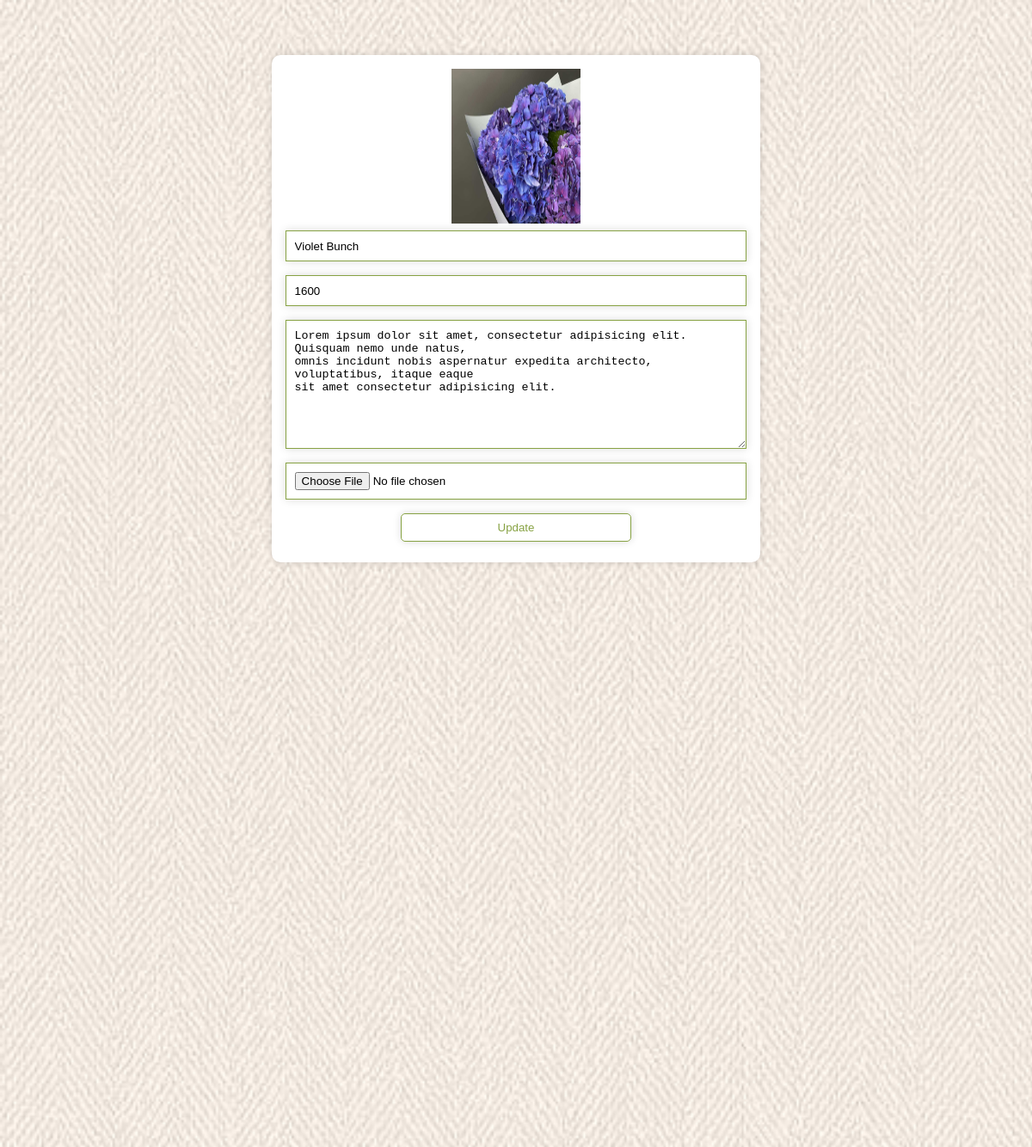
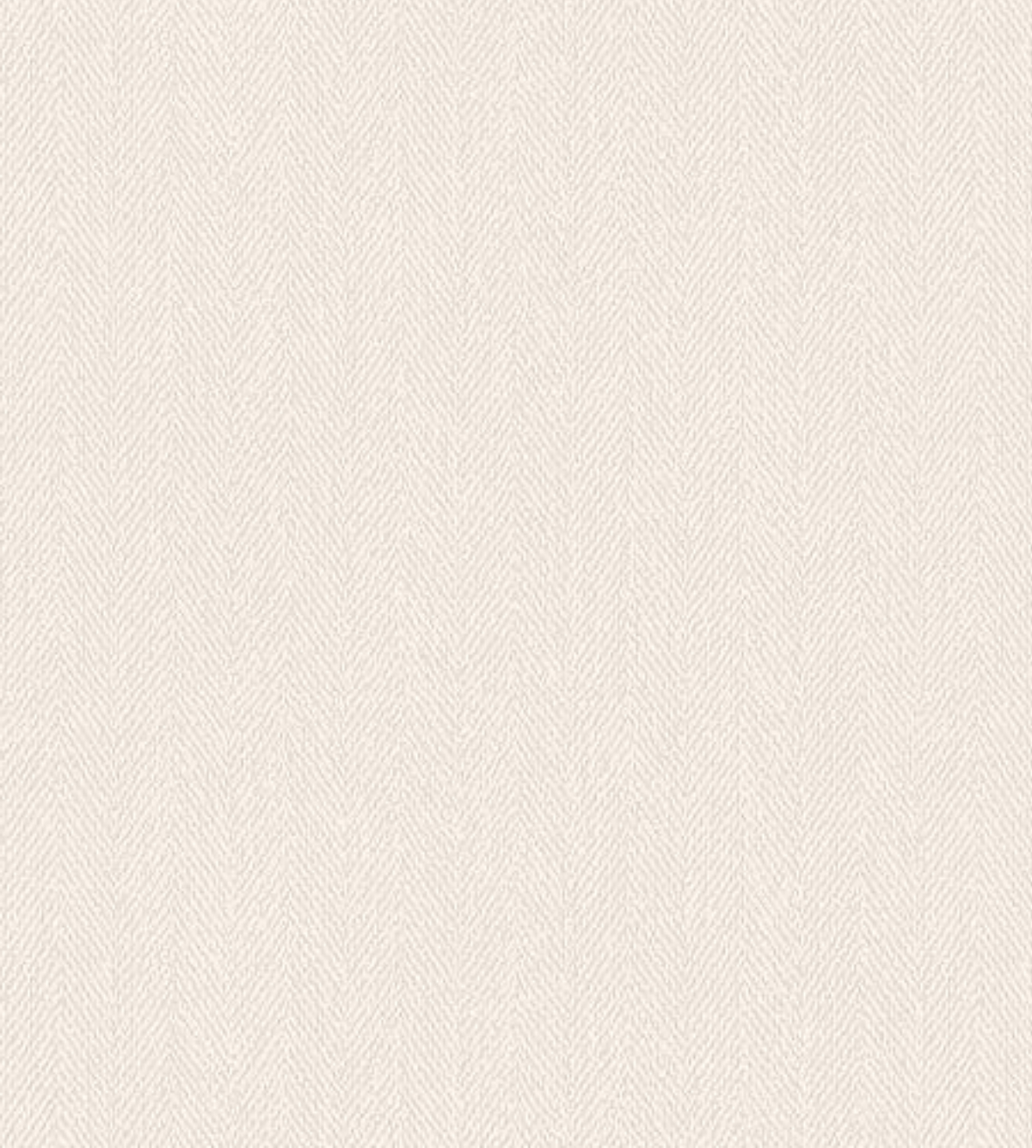
The page /admin_products.php?edit=4 (signed in) on the database its author committed (2 pictures, top to bottom).
### tables this page shows
CREATE TABLE `products` (
  `id` int(100) NOT NULL,
  `name` varchar(255) NOT NULL,
  `price` int(100) NOT NULL,
  `product_detail` varchar(255) NOT NULL,
  `image` varchar(255) NOT NULL
);

### admin_products.php (the view, shortened to what this page needs)
<?php
    include 'connection.php';
?>
<!DOCTYPE html>
    <html lang="en">
    <head>
    </head>
<body>
<?php include 'admin_header.php';?>
    <div class="main">
            <div class="banner">
                <h1>products</h1>
            </div>
            <div class="title2">
                    <a href="home.php">home</a> <span>/products</span>
            </div>
            <section class="add-products">
                <form method="post" action="admin_products.php" enctype="multipart/form-data">
                    <h1 class="title">add new product</h1>
                    <div class="input-field">
                        <label>product name</label>
                    </div>
                    <div class="input-field">
                        <label>product price</label>
                    </div>
                    <div class="input-field">
                        <label>product detail</label>
                    </div>
                    <div class="input-field">
                        <label>image</label>
                    </div>
                </form>
            </section>
        <section class="update-container">
            <?php
                if(isset($_GET['edit'])) {
                    $edit_id = $_GET['edit'];
                    $edit_query = mysqli_query($conn, "SELECT * FROM `products` WHERE id=$edit_id")or die('query failed');
                    if(mysqli_num_rows($edit_query)>0){
                        while($fetch_edit = mysqli_fetch_assoc($edit_query)){
            ?>
            <form method="post" action="admin_products.php" enctype="multipart/form-data">
                <img src ="img/<?php echo $fetch_edit['image'];?>">
                <input type="text" name="update_p_name" value="<?php echo $fetch_edit['name'];?>">
                <input type="number" min ="0" name="update_p_price" value="<?php echo $fetch_edit['price'];?>">
                <textarea name="update_p_detail"><?php echo $fetch_edit['product_detail'];?></textarea>
                <input type="file" name="update_p_image" accept="img/png, img/jpg, img/jpeg, img/webp" >
                <input type="submit" name="update_product" value="update" class="edit">
            </form>
            <?php
                        }
                    }
                }
            ?>
        </section>
        <section class="show-products">
            <div class="box-container">
                <?php
                    $select_products = mysqli_query($conn, "SELECT * FROM `products` ") or die('query failed');
                    if(mysqli_num_rows($select_products)>0){
                        while($fetch_products =mysqli_fetch_assoc($select_products)){
                ?>
                <div class="box">
                    <p>Rs. <?php echo $fetch_products['price']; ?></p>
                    <h4><?php echo $fetch_products['name']; ?></h4>
                    <p class="detail"><?php echo $fetch_products['product_detail']; ?></p>
                    <a href="admin_products.php?edit=<?php echo $fetch_products['id'] ?>" class="btn">edit</a>
                    <a href="admin_products.php?delete=<?php echo $fetch_products['id'] ?>" class="btn" onclick="
                    return confirm('delete this product')">delete</a>
                </div>
                <?php
                    }
                }
                ?>
            </div>
        </section>
    </div>
</body>
</html>

### rows shown on the page
products: image (picture), update_p_name "Violet Bunch", update_p_price "1600", update_p_detail "Lorem ipsum dolor sit amet, consectetur adipisicing elit. Quisquam nemo unde natus, omnis incidunt nobis aspernatur expedita architecto, voluptatibus, itaque eaque sit amet consectetur adipisicing elit."
